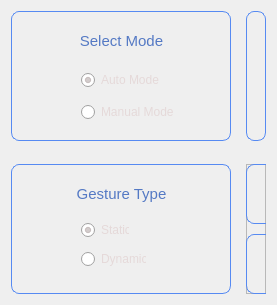
              <widget class="QWidget" name="Option_Button_Widget" native="true">
               <property name="minimumSize">
                <size>
                 <width>0</width>
                 <height>220</height>
                </size>
               </property>
               <property name="maximumSize">
                <size>
                 <width>16777215</width>
                 <height>400</height>
                </size>
               </property>
               <property name="styleSheet">
                <string notr="true">#QLabel{
color:#5479C4;
border: rgb(255, 255, 255);}

#QPushButton{
color:#5479C4;
border: rgb(255, 255, 255);}
</string>
               </property>
               <layout class="QGridLayout" name="gridLayout_2">
                <property name="spacing">
                 <number>17</number>
                </property>
                <item row="0" column="0">
                 <layout class="QGridLayout" name="Option_Button_Grid_Layout">
                  <property name="horizontalSpacing">
                   <number>15</number>
                  </property>
                  <property name="verticalSpacing">
                   <number>10</number>
                  </property>
                  <item row="1" column="1">
                   <spacer name="verticalSpacer_6">
                    <property name="orientation">
                     <enum>Qt::Vertical</enum>
                    </property>
                    <property name="sizeHint" stdset="0">
                     <size>
                      <width>20</width>
                      <height>13</height>
                     </size>
                    </property>
                   </spacer>
                  </item>
                  <item row="2" column="1">
                   <widget class="QFrame" name="Option_Button_Frame">
                    <property name="minimumSize">
                     <size>
                      <width>0</width>
                      <height>130</height>
                     </size>
                    </property>
                    <property name="maximumSize">
                     <size>
                      <width>220</width>
                      <height>130</height>
                     </size>
                    </property>
                    <property name="styleSheet">
                     <string notr="true"/>
                    </property>
                    <property name="frameShape">
                     <enum>QFrame::StyledPanel</enum>
                    </property>
                    <property name="frameShadow">
                     <enum>QFrame::Raised</enum>
                    </property>
                    <widget class="QPushButton" name="Reset_First_Frame_Button">
                     <property name="geometry">
                      <rect>
                       <x>0</x>
                       <y>0</y>
                       <width>220</width>
                       <height>60</height>
                      </rect>
                     </property>
                     <property name="minimumSize">
                      <size>
                       <width>220</width>
                       <height>60</height>
                      </size>
                     </property>
                     <property name="maximumSize">
                      <size>
                       <width>220</width>
                       <height>60</height>
                      </size>
                     </property>
                     <property name="font">
                      <font>
                       <pointsize>10</pointsize>
                      </font>
                     </property>
                     <property name="styleSheet">
                      <string notr="true">#Reset_First_Frame_Button{    border: 1px solid #568AF2;
    border-radius: 8px; }

#Reset_First_Frame_Button:hover{    border: 1px solid #568AF2;
    color:#5479C4; }
</string>
                     </property>
                     <property name="text">
                      <string>Reset First Frame</string>
                     </property>
                    </widget>
                    <widget class="QPushButton" name="Minimize_To_Tray_Button">
                     <property name="geometry">
                      <rect>
                       <x>0</x>
                       <y>70</y>
                       <width>220</width>
                       <height>60</height>
                      </rect>
                     </property>
                     <property name="minimumSize">
                      <size>
                       <width>220</width>
                       <height>60</height>
                      </size>
                     </property>
                     <property name="font">
                      <font>
                       <pointsize>10</pointsize>
                      </font>
                     </property>
                     <property name="styleSheet">
                      <string notr="true">#Minimize_To_Tray_Button{    border: 1px solid #568AF2;
    border-radius: 8px; }

#Minimize_To_Tray_Button:hover{    border: 1px solid #568AF2;
    color:#5479C4; }

</string>
                     </property>
                     <property name="text">
                      <string>Minimize to tray</string>
                     </property>
                     <property name="icon">
                      <iconset resource="Resources.qrc">
                       <normaloff>:/icons/Icons2/chevrons-down.svg</normaloff>:/icons/Icons2/chevrons-down.svg</iconset>
                     </property>
                    </widget>
                   </widget>
                  </item>
                  <item row="2" column="0">
                   <widget class="QFrame" name="Reset_First_Frame">
                    <property name="minimumSize">
                     <size>
                      <width>0</width>
                      <height>130</height>
                     </size>
                    </property>
                    <property name="maximumSize">
                     <size>
                      <width>220</width>
                      <height>130</height>
                     </size>
                    </property>
                    <property name="styleSheet">
                     <string notr="true">border: 1px solid #568AF2;
    border-radius: 8px; 
</string>
                    </property>
                    <property name="frameShape">
                     <enum>QFrame::StyledPanel</enum>
                    </property>
                    <property name="frameShadow">
                     <enum>QFrame::Raised</enum>
                    </property>
                    <widget class="QRadioButton" name="Manual_Mode_Button_2">
                     <property name="geometry">
                      <rect>
                       <x>70</x>
                       <y>87</y>
                       <width>65</width>
                       <height>16</height>
                      </rect>
                     </property>
                     <property name="styleSheet">
                      <string notr="true">	color:#E5D9D9;
border: rgb(255, 255, 255);
</string>
                     </property>
                     <property name="text">
                      <string>Dynamic</string>
                     </property>
                    </widget>
                    <widget class="QRadioButton" name="Auto_Mode_Button_2">
                     <property name="geometry">
                      <rect>
                       <x>70</x>
                       <y>58</y>
                       <width>48</width>
                       <height>16</height>
                      </rect>
                     </property>
                     <property name="styleSheet">
                      <string notr="true">	color:#E5D9D9;
border: rgb(255, 255, 255);

</string>
                     </property>
                     <property name="text">
                      <string>Static</string>
                     </property>
                     <property name="checked">
                      <bool>true</bool>
                     </property>
                    </widget>
                    <widget class="QLabel" name="Select_Mode_Label_3">
                     <property name="geometry">
                      <rect>
                       <x>10</x>
                       <y>20</y>
                       <width>201</width>
                       <height>20</height>
                      </rect>
                     </property>
                     <property name="font">
                      <font>
                       <pointsize>11</pointsize>
                       <italic>false</italic>
                      </font>
                     </property>
                     <property name="whatsThis">
                      <string>&lt;html&gt;&lt;head/&gt;&lt;body&gt;&lt;p align=&quot;center&quot;&gt;&lt;br/&gt;&lt;/p&gt;&lt;/body&gt;&lt;/html&gt;</string>
                     </property>
                     <property name="styleSheet">
                      <string notr="true">color:#5479C4;
border: rgb(255, 255, 255);</string>
                     </property>
                     <property name="text">
                      <string>Gesture Type</string>
                     </property>
                     <property name="alignment">
                      <set>Qt::AlignCenter</set>
                     </property>
                    </widget>
                   </widget>
                  </item>
                  <item row="0" column="0" alignment="Qt::AlignHCenter|Qt::AlignVCenter">
                   <widget class="QFrame" name="Mode_Frame">
                    <property name="minimumSize">
                     <size>
                      <width>220</width>
                      <height>130</height>
                     </size>
                    </property>
                    <property name="maximumSize">
                     <size>
                      <width>220</width>
                      <height>130</height>
                     </size>
                    </property>
                    <property name="styleSheet">
                     <string notr="true">border: 1px solid #568AF2;
    border-radius: 8px; 
</string>
                    </property>
                    <property name="frameShape">
                     <enum>QFrame::StyledPanel</enum>
                    </property>
                    <property name="frameShadow">
                     <enum>QFrame::Raised</enum>
                    </property>
                    <widget class="QRadioButton" name="Auto_Mode_Button">
                     <property name="geometry">
                      <rect>
                       <x>70</x>
                       <y>61</y>
                       <width>80</width>
                       <height>16</height>
                      </rect>
                     </property>
                     <property name="acceptDrops">
                      <bool>false</bool>
                     </property>
                     <property name="autoFillBackground">
                      <bool>false</bool>
                     </property>
                     <property name="styleSheet">
                      <string notr="true">	#Auto_Mode_Button{color:#E5D9D9;
border: rgb(255, 255, 255);}

  </string>
                     </property>
                     <property name="text">
                      <string>Auto Mode</string>
                     </property>
                     <property name="iconSize">
                      <size>
                       <width>16</width>
                       <height>16</height>
                      </size>
                     </property>
                     <property name="checked">
                      <bool>true</bool>
                     </property>
                    </widget>
                    <widget class="QRadioButton" name="Manual_Mode_Button">
                     <property name="geometry">
                      <rect>
                       <x>70</x>
                       <y>93</y>
                       <width>93</width>
                       <height>16</height>
                      </rect>
                     </property>
                     <property name="styleSheet">
                      <string notr="true">	color:#E5D9D9;
border: rgb(255, 255, 255);
</string>
                     </property>
                     <property name="text">
                      <string>Manual Mode</string>
                     </property>
                    </widget>
                    <widget class="QLabel" name="Select_Mode_Label">
                     <property name="geometry">
                      <rect>
                       <x>10</x>
                       <y>20</y>
                       <width>201</width>
                       <height>20</height>
                      </rect>
                     </property>
                     <property name="font">
                      <font>
                       <pointsize>11</pointsize>
                       <italic>false</italic>
                      </font>
                     </property>
                     <property name="whatsThis">
                      <string>&lt;html&gt;&lt;head/&gt;&lt;body&gt;&lt;p align=&quot;center&quot;&gt;&lt;br/&gt;&lt;/p&gt;&lt;/body&gt;&lt;/html&gt;</string>
                     </property>
                     <property name="styleSheet">
                      <string notr="true">color:#5479C4;
border: rgb(255, 255, 255);</string>
                     </property>
                     <property name="text">
                      <string>Select Mode</string>
                     </property>
                     <property name="alignment">
                      <set>Qt::AlignCenter</set>
                     </property>
                    </widget>
                   </widget>
                  </item>
                  <item row="0" column="1">
                   <widget class="QFrame" name="Feedback_Frame">
                    <property name="minimumSize">
                     <size>
                      <width>0</width>
                      <height>0</height>
                     </size>
                    </property>
                    <property name="maximumSize">
                     <size>
                      <width>220</width>
                      <height>130</height>
                     </size>
                    </property>
                    <property name="styleSheet">
                     <string notr="true">border: 1px solid #568AF2;
    border-radius: 8px; 
</string>
                    </property>
                    <property name="frameShape">
                     <enum>QFrame::StyledPanel</enum>
                    </property>
                    <property name="frameShadow">
                     <enum>QFrame::Raised</enum>
                    </property>
                    <widget class="QRadioButton" name="Manual_Mode_Button_3">
                     <property name="geometry">
                      <rect>
                       <x>60</x>
                       <y>93</y>
                       <width>64</width>
                       <height>16</height>
                      </rect>
                     </property>
                     <property name="styleSheet">
                      <string notr="true">	color:#E5D9D9;
border: rgb(255, 255, 255);
</string>
                     </property>
                     <property name="text">
                      <string>Turn Off</string>
                     </property>
                    </widget>
                    <widget class="QRadioButton" name="Auto_Mode_Button_3">
                     <property name="geometry">
                      <rect>
                       <x>60</x>
                       <y>61</y>
                       <width>63</width>
                       <height>16</height>
                      </rect>
                     </property>
                     <property name="styleSheet">
                      <string notr="true">	color:#E5D9D9;
border: rgb(255, 255, 255);

</string>
                     </property>
                     <property name="text">
                      <string>Turn On</string>
                     </property>
                     <property name="checked">
                      <bool>true</bool>
                     </property>
                    </widget>
                    <widget class="QLabel" name="Select_Mode_Label_2">
                     <property name="geometry">
                      <rect>
                       <x>10</x>
                       <y>20</y>
                       <width>201</width>
                       <height>20</height>
                      </rect>
                     </property>
                     <property name="font">
                      <font>
                       <pointsize>11</pointsize>
                       <italic>false</italic>
                      </font>
                     </property>
                     <property name="whatsThis">
                      <string>&lt;html&gt;&lt;head/&gt;&lt;body&gt;&lt;p align=&quot;center&quot;&gt;&lt;br/&gt;&lt;/p&gt;&lt;/body&gt;&lt;/html&gt;</string>
                     </property>
                     <property name="styleSheet">
                      <string notr="true">color:#5479C4;
border: rgb(255, 255, 255);</string>
                     </property>
                     <property name="text">
                      <string>Feedback Window</string>
                     </property>
                     <property name="alignment">
                      <set>Qt::AlignCenter</set>
                     </property>
                    </widget>
                   </widget>
                  </item>
                 </layout>
                </item>
               </layout>
              </widget>
